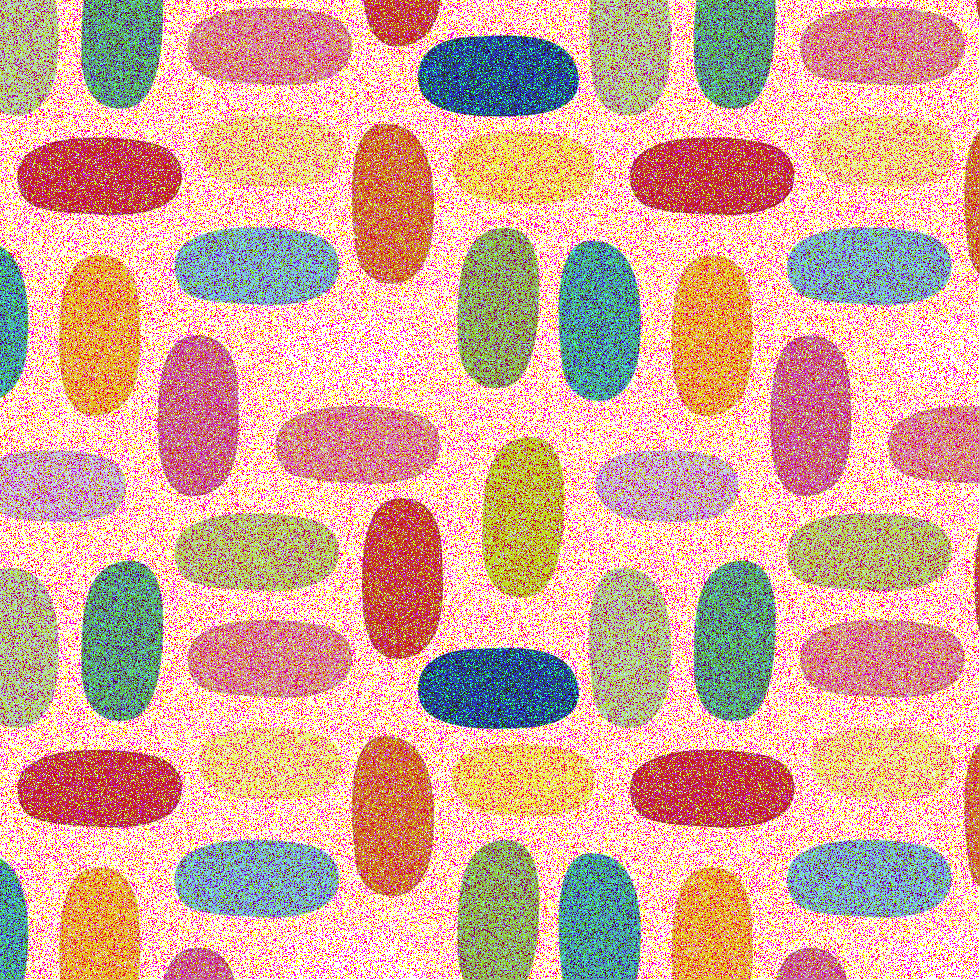
#> input picture cells/base.png, 980 x 980 px
$ python pdi.py
#> lines starting #> are read from the running program, lines starting #| are printed output that depends on the picture; after the words box and inside, x2 and y2 are one past the last pixel; in counts of white or black regions, pixels touching at a corner belong together
import cv2
import numpy as np

# GLOBALS
directory = './base.png'
kernel = np.ones((1,1), np.uint8)
image = cv2.imread(directory, 1) #leitura da imagem, flag = 1: colorida
#> image is the input picture: shape (980, 980, 3); mean B, G, R 154.3, 169.8, 212.8
hsv = cv2.cvtColor(image, cv2.COLOR_BGR2HSV)
#> hsv: shape (980, 980, 3); mean H, S, V 71.9, 140.2, 233.9

# FILTERS
blur = cv2.blur(image, (2,2))
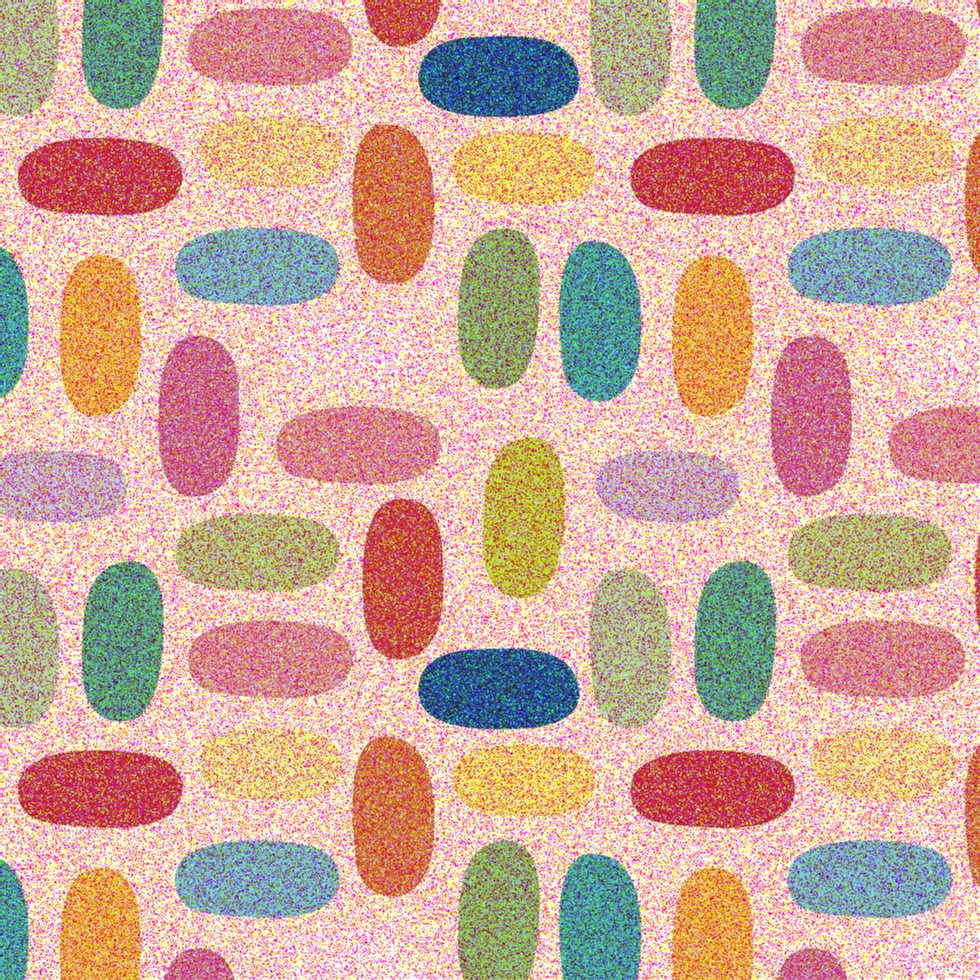
#> blur: shape (980, 980, 3); mean B, G, R 154.6, 170.1, 212.9

# RED MASK
red1 = cv2.inRange(hsv, (0, 150, 190), (8, 240, 210))
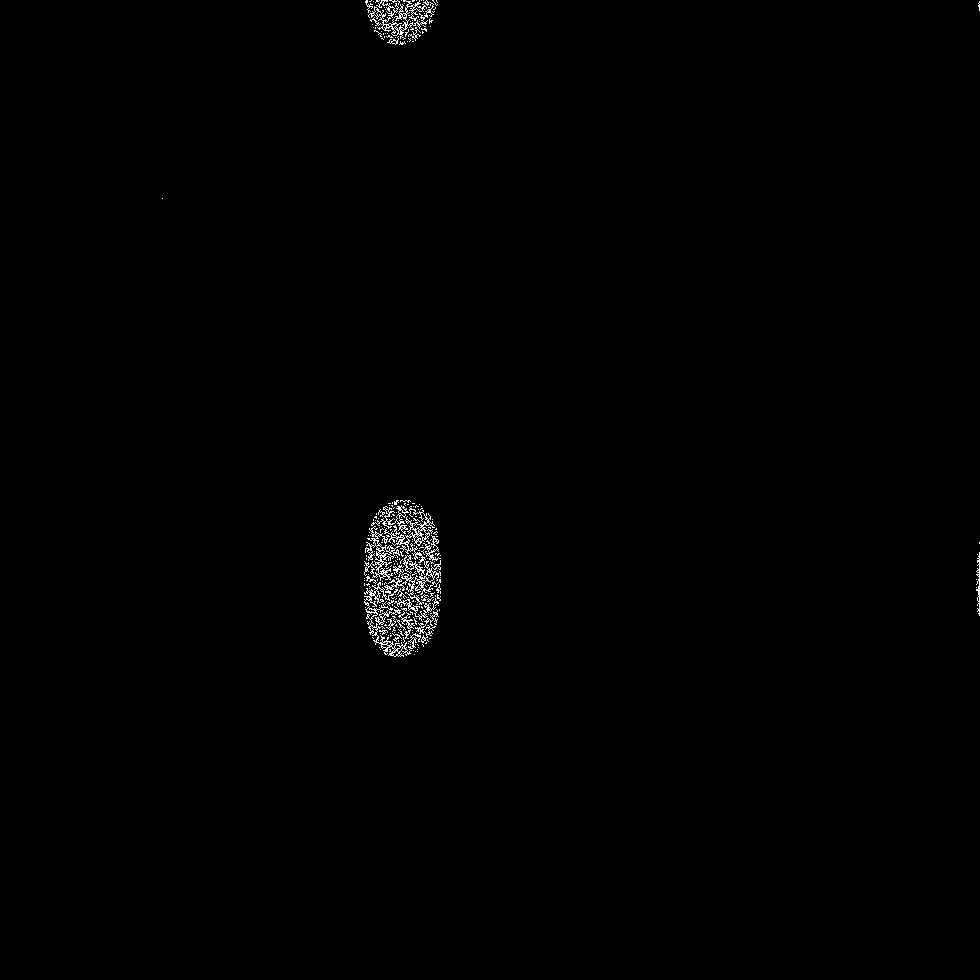
#> red1: shape (980, 980); 0.54% white in thin lines or dots, all inside (x1, y1, x2, y2) = (162, 0, 980, 657)
red2 = cv2.inRange(hsv, (175, 150, 190), (179, 240, 210))
#> red2: shape (980, 980); 1.7% white in thin lines or dots, all inside (x1, y1, x2, y2) = (19, 139, 793, 826)
selection = cv2.add(red1, red2)
#> selection: shape (980, 980); 2.2% white in thin lines or dots, all inside (x1, y1, x2, y2) = (19, 0, 980, 826)

# TREATMENT
dilation = cv2.dilate(selection, np.ones((3,3), np.uint8), iterations=1)
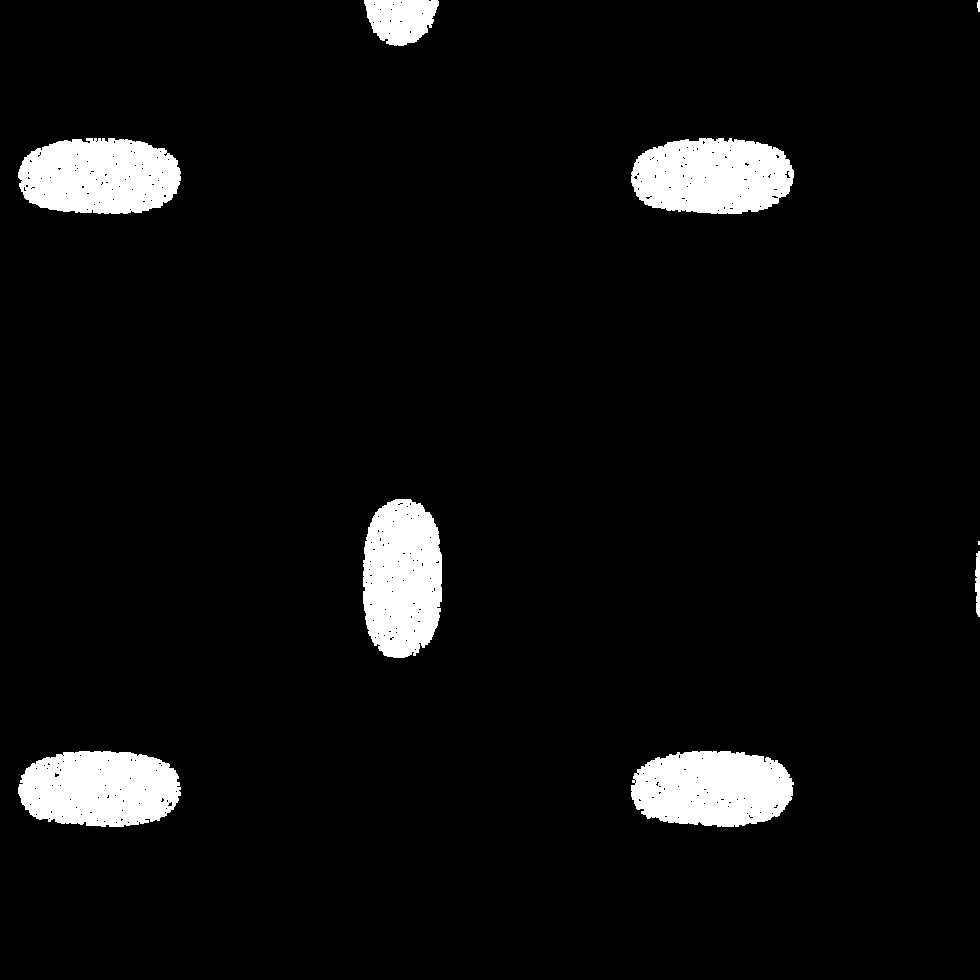
#> dilation: shape (980, 980); 5.6% white; 9 white regions (1 under 20 px), largest, box (x1, y1, x2, y2) and area: (363, 499, 442, 658) 10462, (18, 138, 181, 214) 10160, (18, 751, 181, 827) 10128
result = cv2.bitwise_and(blur, blur, mask = dilation)
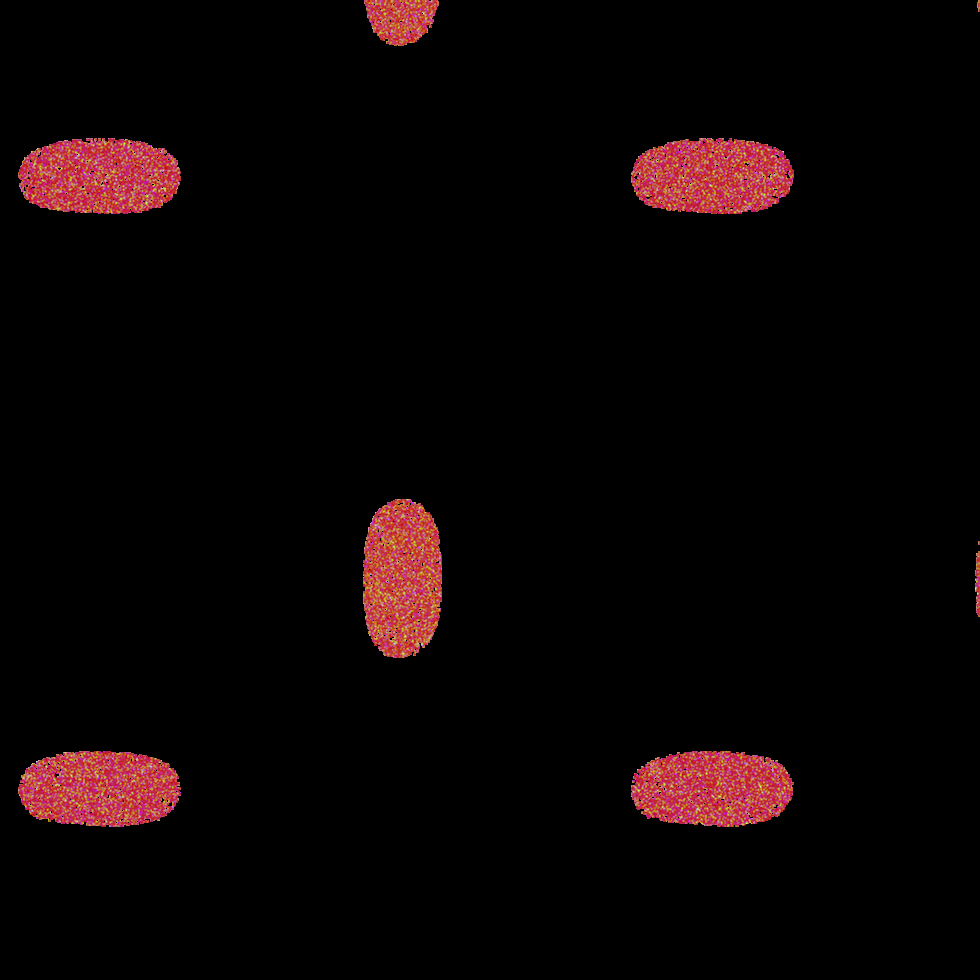
#> result: shape (980, 980, 3); mean B, G, R 4.4, 4.1, 11

# PRINTING STEPS
imgs = [cv2.imshow("Image Base", image),cv2.imshow("Blur Filter", blur), cv2.imshow("Red Mask", selection), cv2.imshow("Output", result)]
for i in imgs:
    i
    cv2.waitKey(0)
#> this loop made 4 passes
